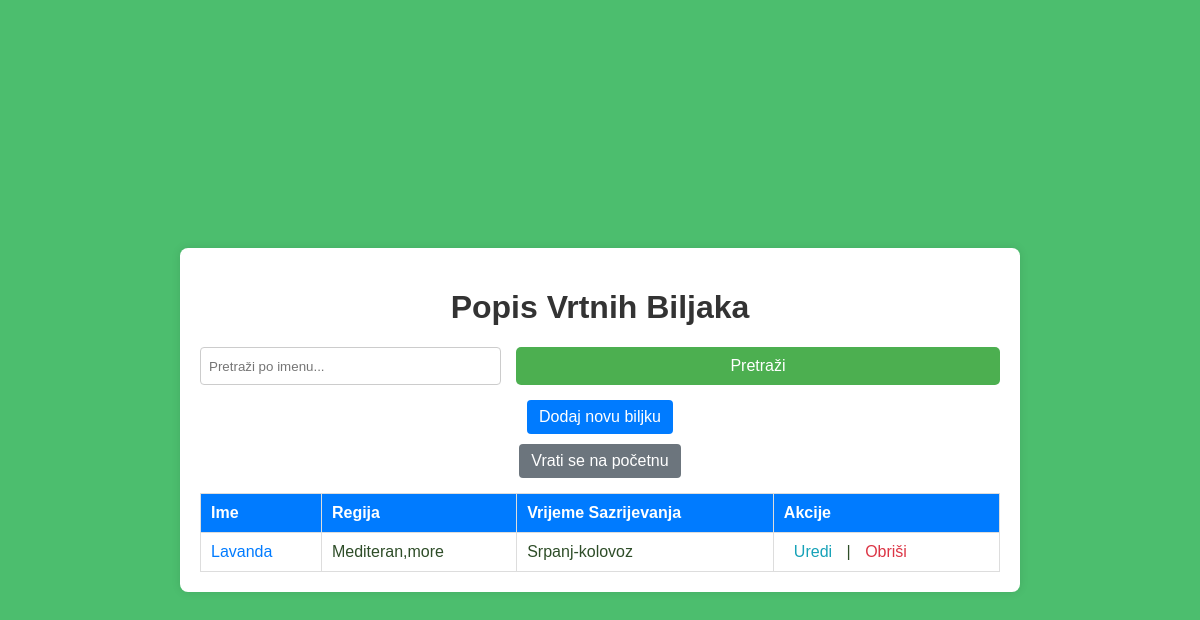
/vrtnabiljke/ (signed in), run on an earlier commit of the app's database.
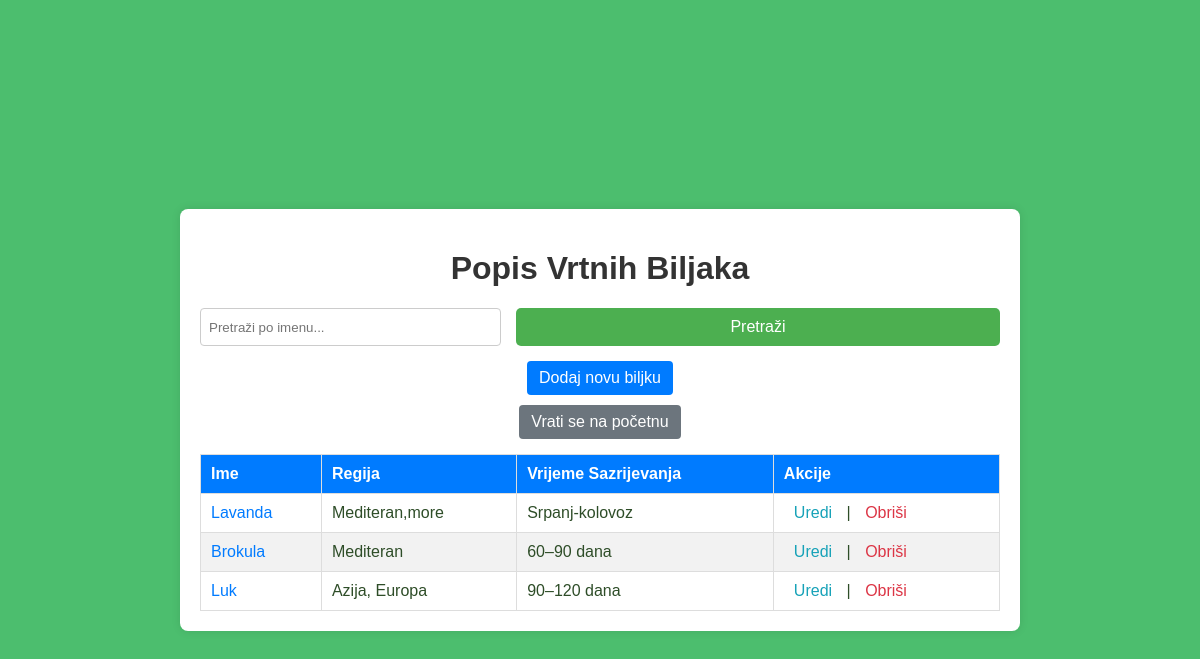
And on a later commit of the database.
### PZWapp/models.py (models this page shows, shortened)
class VrtnaBiljka(models.Model):
    user = models.ForeignKey(
        settings.AUTH_USER_MODEL,
        on_delete=models.CASCADE,
        related_name='vrtne_biljke'
    )
    ime_v = models.CharField(max_length=30)
    regijaBiljke_v = models.CharField(max_length=20)
    vrijemeSazrijevanja_v = models.CharField(max_length=15)

### PZWapp/views.py (the view)
# urls.py: path('vrtnabiljke/', VrtnaBiljkaListView.as_view(), name='vrtnabiljka_list'),
class VrtnaBiljkaListView(ListView):
    model = VrtnaBiljka
    template_name = 'main/vrtna_biljka_list.html'
    context_object_name = 'biljke'
    def get_queryset(self):
        query = self.request.GET.get('q')
        biljke = VrtnaBiljka.objects.filter(user=self.request.user)
        if query:
            biljke = biljke.filter(ime_v__icontains=query)
        return biljke

### PZWapp/templates/main/vrtna_biljka_list.html (shortened to what this page needs)
<!DOCTYPE html>
<html lang="hr">
<head>
    {% load static %}
    <link rel="stylesheet" href="{% static 'css/style.css' %}">
</head>
<body class="lista_vrtnih_biljaka">
    <div class="container">
        <h1>Popis Vrtnih Biljaka</h1>
        <form method="get" class="search-form">
            <input type="text" name="q" placeholder="Pretraži po imenu..." class="search-input" value="{{ request.GET.q }}">
            <button type="submit" class="search-btn">Pretraži</button>
        </form>
        <a href="{% url 'PZWapp:vrtnabiljka_create' %}" class="btn add-btn">Dodaj novu biljku</a>
        <a href="{% url 'PZWapp:homepage' %}" class="btn home-btn">Vrati se na početnu</a>
        <table class="plant-table">
            <thead>
                <tr>
                    <th>Ime</th>
                    <th>Regija</th>
                    <th>Vrijeme Sazrijevanja</th>
                    <th>Akcije</th>
                </tr>
            </thead>
            <tbody>
                {% for biljka in biljke %}
                <tr>
                    <td><a href="{% url 'PZWapp:vrtnabiljka_detail' biljka.id %}" class="plant-link">{{ biljka.ime_v }}</a></td>
                    <td>{{ biljka.regijaBiljke_v }}</td>
                    <td>{{ biljka.vrijemeSazrijevanja_v }}</td>
                    <td class="action-links">
                        <a href="{% url 'PZWapp:vrtnabiljka_update' biljka.id %}" class="edit-link">Uredi</a> |
                        <a href="{% url 'PZWapp:vrtnabiljka_delete' biljka.id %}" class="delete-link">Obriši</a>
                    </td>
                </tr>
                {% empty %}
                <tr>
                    <td colspan="4" class="no-results">Nema rezultata za prikaz.</td>
                </tr>
                {% endfor %}
            </tbody>
        </table>
    </div>
</body>
</html>

### PZWapp/static/css/style.css (style rules this page uses)
body { display: flex; justify-content: center; align-items: center; min-height: 100vh; background: url("/static/images/botanical_background.jpg"); background-size: cover; font-family: Arial, sans-serif; color: #2e4d28; margin: 0; padding: 0; }
button[type="submit"] { background-color: #4CAF50; border: none; padding: 10px 15px; color: white; border-radius: 5px; width: 100%; font-size: 16px; cursor: pointer; }
a { color: #2e4d28; text-decoration: none; }
.container { width: 80%; margin: 0 auto; padding: 20px; background-color: rgba(255, 255, 255, 0.9); border-radius: 10px; text-align: center; box-shadow: 0 0 15px rgba(0,0,0,0.3); margin-top: 40px; }
.container { max-width: 800px; margin: auto; background: rgb(255, 255, 255); padding: 20px; box-shadow: 0px 0px 10px rgba(0, 0, 0, 0.1); border-radius: 8px; }
h1 { text-align: center; color: #333; }
.search-form { display: flex; justify-content: center; margin-bottom: 15px; }
.search-input { padding: 8px; width: 60%; border: 1px solid #ccc; border-radius: 4px; }
.search-btn { padding: 8px 12px; margin-left: 5px; border: none; background-color: #28a745; color: white; cursor: pointer; border-radius: 4px; }
.add-btn { display: block; width: fit-content; margin: 10px auto; padding: 8px 12px; background-color: #007bff; color: white; text-decoration: none; border-radius: 4px; text-align: center; }
.plant-table { width: 100%; border-collapse: collapse; margin-top: 15px; }
.plant-table th, .plant-table td { border: 1px solid #ddd; padding: 10px; text-align: left; }
.plant-table th { background-color: #007bff; color: white; }
.plant-table tr:nth-child(even) { background-color: #f2f2f2; }
.plant-link { color: #007bff; text-decoration: none; }
.action-links a { margin: 0 5px; text-decoration: none; padding: 5px; }
.edit-link { color: #17a2b8; }
.delete-link { color: #dc3545; }
.home-btn { display: block; width: fit-content; margin: 10px auto; padding: 8px 12px; background-color: #6c757d; color: white; text-decoration: none; border-radius: 4px; text-align: center; }
body.lista_vrtnih_biljaka { font-family: Arial, sans-serif; background-image: none; background-color: rgba(0, 163, 49, 0.7); margin: 0; padding: 20px; }
.container { max-width: 800px; margin: auto; background: white; padding: 20px; box-shadow: 0px 0px 10px rgba(0, 0, 0, 0.1); border-radius: 8px; }
.search-form { display: flex; justify-content: center; gap: 10px; margin-bottom: 15px; }
.search-btn { padding: 8px 12px; border: none; background-color: #28a745; color: white; cursor: pointer; border-radius: 4px; }
.add-btn, .home-btn { display: block; width: fit-content; margin: 10px auto; padding: 8px 12px; text-align: center; text-decoration: none; border-radius: 4px; }
.add-btn { background-color: #007bff; color: white; }
.home-btn { background-color: #6c757d; color: white; }

What changed in the data, as far as the page shows it:
added VrtnaBiljka: ime_v "Brokula", regijaBiljke_v "Mediteran", vrijemeSazrijevanja_v "60–90 dana"
added VrtnaBiljka: ime_v "Luk", regijaBiljke_v "Azija, Europa", vrijemeSazrijevanja_v "90–120 dana"
